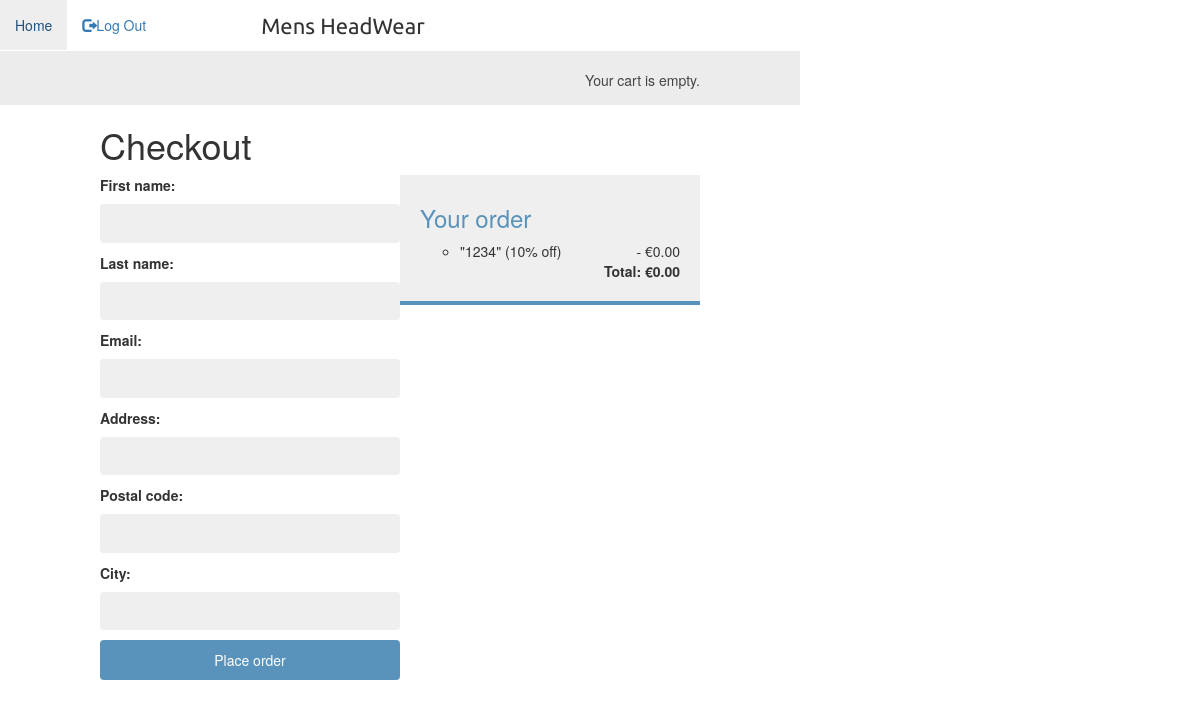
/orders/creat/ (signed in), run on the app's committed database.
### vouchers/models.py (models this page shows)
class Voucher(models.Model):
    code = models.CharField(max_length=50,unique=True)
    valid_from = models.DateTimeField()
    valid_to = models.DateTimeField()
    discount = models.IntegerField(validators=[MinValueValidator(0),
                                    MaxValueValidator(100)])
    active = models.BooleanField()

### orders/views.py (the view)
# urls.py: path('creat/', views.order_create, name='order_create'),
def order_create(request):
    cart = Cart(request)
    if request.method == 'POST':
        form = OrderCreateForm(request.POST)
        if form.is_valid():
            order = form.save(commit=False)
            if cart.voucher:
                order.voucher = cart.voucher
                order.discount = cart.voucher.discount
            order.save()
            for item in cart:
                OrderItem.objects.create(order=order,
                                        product=item['product'],
                                        price=item['price'],
                                        quantity=item['quantity'])
            cart.clear()
            return render(request,
                            'orders/order/created.html',
                            {'order': order})
    else:
        form = OrderCreateForm()
    return render(request,
                    'orders/order/create.html',
                    {'cart': cart, 'form': form})

### orders/forms.py
class OrderCreateForm(forms.ModelForm):
    class Meta:
        model = Order
        fields = ['first_name', 'last_name', 'email', 'address',
                    'postal_code', 'city']

### cart/cart.py (called while the page is built)
    def __len__(self):
        return sum (item['quantity'] for item in self.cart.values())

    def get_total_price(self):
        return sum(Decimal(item['price']) * item['quantity'] for item in
        self.cart.values())

    @property
    def voucher(self):
        if self.voucher_id:
            return Voucher.objects.get(id=self.voucher_id)
        return None

    def get_discount(self):
        if self.voucher:
            return (self.voucher.discount / Decimal('100')) * self.get_total_price()
        return Decimal('0')

    def get_total_price_after_discount(self):
        return self.get_total_price() - self.get_discount()

### cart/context_processors.py (called while the page is built)
def cart(request):
    return {'cart': Cart(request)}

### orders/templates/orders/order/create.html (shortened to what this page needs)
{% extends "shop/base.html" %}
{% block content %}
    <h1>Checkout</h1>
    <div class = "order-info">
        <h3>Your order</h3>
        <ul>
            {% if cart.voucher %}
                <li>
                    "{{ cart.voucher.code }}" ({{ cart.voucher.discount }}% off)
                    <span>- €{{ cart.get_discount|floatformat:"2" }}</span>
                </li>
            {% endif %}
        </ul>
        <p> Total: €{{ cart.get_total_price_after_discount|floatformat:"2" }}</p>
    </div>
<form action="." method="post" class="order-form">
    {{ form.as_p }}
    <p><input type="submit" value="Place order"></p>
</form>
{% endblock %}

### shop/static/css/base.css (style rules this page uses)
body { margin:0; padding:0; font-family:helvetica, sans-serif; }
h1, h2, h3, h4, h5 , h6 { font-family: 'Ubuntu', sans-serif; font-weight:normal; }
a.button, input[type="submit"] { color:#fff; background:#5993bb; border-radius:4px; padding:10px 20px; font-size:14px; border:0; }
form p label, form p input { float:left; clear:both; }
form p label { font-size:14px; padding-bottom:4px; }
form p input { width:300px; font-size:13px; margin-bottom:10px; padding:10px 12px; border:0; background:#efefef; color:#666; border-radius:4px; }
.order-form { float:left; }
.order-info { float:right; width:300px; background:#efefef; padding:10px 20px; color:#333; border-bottom:4px solid #5993bb; }
.order-info h3 { color:#5993bb; }
.order-info ul li { margin:0; padding:0; font-size:14px; }
.order-info p { font-weight:bold; float:right; }
.order-info span { float:right; }

### data on the page
Voucher: voucher.code "1234", voucher.discount "10", get_discount "0.00", get_total_price_after_discount "0.00"
